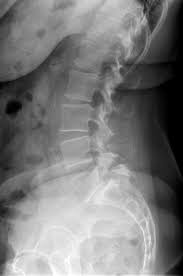
//> input picture Ejer_3/columna_lumbar.jpeg, 183 x 276 px, given in place of the camera
$ ./practica   (built with g++ and OpenCV 4)
//> lines starting //> are read from the running program, lines starting //| are printed output that depends on the picture
#include <cstring>
#include <vector>
#include <cmath>
#include <iostream>

#include <opencv2/core.hpp>

// procesamiento y manipulacion de imagenes
#include <opencv2/imgproc.hpp>

// ventana y GUI
#include <opencv2/highgui.hpp>

// codecs y diferentes formatos de imagenes
#include <opencv2/imgcodecs.hpp>

// lectura de video
#include <opencv2/video.hpp>

// escritura de video
#include <opencv2/videoio.hpp>

#include <chrono>

// espacio de nombres de OpenCV
using namespace cv;
using namespace std;
using namespace std::chrono;

Mat imgOriginal;
Mat imgOriginalClahe;
Mat imgOriginalEqu;
Mat imgGray;
Mat imgGrayClahe;
Mat imgGrayEqu;
Mat imgResta;
Mat imgRestaNegada;
Mat imgRestaClahe;
Mat imgRestaEqu;

Mat imgConcatenadas;
Mat imgConcatenadas2;

Mat imgFiltro;
Mat imgFiltroResta;
string S_fps;
int fps = 0;
int area = 0;

Mat detectarZonas(Mat img, int *area){
    Mat zonas = Mat::zeros(img.size(), CV_8UC1);
    int pixel = 0;
    *(area) = 0;
    for(int i=0;i<img.rows;i++){
        for(int j=0;j<img.cols;j++){
            pixel = img.at<uchar>(i,j);
            if(pixel>0){
                zonas.at<uchar>(i,j) = 255;
                *(area) = *(area)+1;
            }
        }
    }
    return zonas;
}

int main()
{

    auto t_init = duration_cast<seconds>(system_clock::now().time_since_epoch()).count();
    VideoCapture video(0);

    if (video.isOpened())
    {
        Mat imgMovimiento;
        Mat imgMovimientoClahe;
        Mat imgMovimientoEqu;
        Mat imgMovimientoFiltro;
        Ptr<CLAHE> clahe = createCLAHE();

        namedWindow("videos", WINDOW_AUTOSIZE);
        // namedWindow("filtro", WINDOW_AUTOSIZE);

        while (3 == 3)
        {
            if(fps==0){
                t_init = duration_cast<seconds>(system_clock::now().time_since_epoch()).count();
            }
            fps++;

            video >> imgOriginal;
//> imgOriginal is the input picture: 276 rows x 183 cols, CV_8UC3; min 0, max 255, mean 122.7
            flip(imgOriginal, imgOriginal, 1);

            imgOriginalClahe = imgOriginal;

            imgOriginalEqu = imgOriginal;

            cvtColor(imgOriginal, imgGray, COLOR_BGR2GRAY);

            cvtColor(imgOriginalClahe, imgGrayClahe, COLOR_BGR2GRAY);
            clahe -> apply(imgGrayClahe, imgGrayClahe);
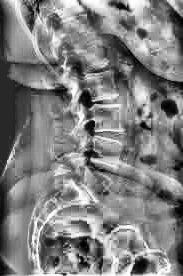
//> imgGrayClahe: 276 rows x 183 cols, CV_8UC1; min 0, max 255, mean 127.6

            cvtColor(imgOriginalEqu, imgGrayEqu, COLOR_BGR2GRAY);
            equalizeHist(imgGrayEqu, imgGrayEqu);

            cv::bilateralFilter(imgOriginal, imgFiltro, 30,100, 10);
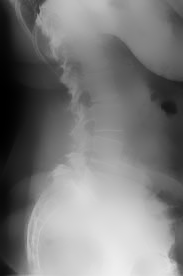
//> imgFiltro: 276 rows x 183 cols, CV_8UC3; min 0, max 239, mean 122.7
            cvtColor(imgFiltro, imgFiltro, COLOR_BGR2GRAY);
//> imgFiltro: 276 rows x 183 cols, CV_8UC1
            // clahe ->apply(imgFiltro, imgFiltro);

            if (imgMovimiento.empty())
            {
                imgMovimiento = imgGray.clone();
                imgMovimientoClahe = imgGrayClahe.clone();
                imgMovimientoEqu = imgGrayEqu.clone();
                imgMovimientoFiltro = imgFiltro.clone();
            }

            absdiff(imgGray, imgMovimiento, imgResta);
//> imgResta: 276 rows x 183 cols, CV_8UC1; every value is 0
            imgRestaNegada = detectarZonas(imgResta, &area);
//> after the loop in detectarZonas, `for(int i=0;i<img.rows;i++)`: pixel = 0
//> area = 0

            absdiff(imgGrayClahe, imgMovimientoClahe, imgRestaClahe);

            absdiff(imgGrayEqu, imgMovimientoEqu, imgRestaEqu);

            absdiff(imgFiltro, imgMovimientoFiltro, imgFiltroResta);
            int areaF = 0;
            imgFiltroResta = detectarZonas(imgFiltroResta, &areaF);
            // cv::bilateralFilter(imgRestaClahe,imgFiltro, 3, 40,40);

            string Sarea = "Area: " + to_string(area);
//> Sarea = "Area: 0"

            imgMovimiento = imgGray.clone();
            imgMovimientoClahe = imgGrayClahe.clone();
            imgMovimientoEqu = imgGrayEqu.clone();
            imgMovimientoFiltro = imgFiltro.clone();

            cvtColor(imgResta, imgResta, COLOR_GRAY2BGR);
//> imgResta: 276 rows x 183 cols, CV_8UC3; every value is 0
            cvtColor(imgRestaClahe, imgRestaClahe, COLOR_GRAY2BGR);
            cvtColor(imgRestaEqu, imgRestaEqu, COLOR_GRAY2BGR);
            cvtColor(imgRestaNegada, imgRestaNegada, COLOR_GRAY2BGR);
            cvtColor(imgGray, imgGray, COLOR_GRAY2BGR);
            cvtColor(imgFiltroResta, imgFiltroResta, COLOR_GRAY2BGR);

            auto t_fin = duration_cast<seconds>(system_clock::now().time_since_epoch()).count();
            putText(imgOriginal,S_fps,Point(40,40),FONT_HERSHEY_PLAIN,2,Scalar(255,0,0),2);
            putText(imgOriginal,Sarea,Point(40,100),FONT_HERSHEY_PLAIN,2,Scalar(255,0,0),2);
            putText(imgOriginal,"Original",Point(40,imgOriginal.rows-40),FONT_HERSHEY_PLAIN,2,Scalar(255,0,0),2);
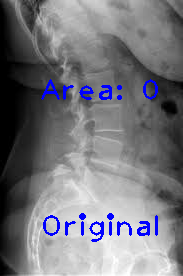
//> imgOriginal: 276 rows x 183 cols, CV_8UC3; mean B, G, R 125.2, 118.5, 118.5
            putText(imgResta,"Resta Movimiento",Point(40,imgResta.rows-40),FONT_HERSHEY_PLAIN,2,Scalar(0,0,255),2);
            putText(imgFiltroResta,"Resta Negada con Filtro",Point(40,imgResta.rows-40),FONT_HERSHEY_PLAIN,2,Scalar(0,0,255),2);
            putText(imgRestaNegada,"Resta Negada",Point(40,imgResta.rows-40),FONT_HERSHEY_PLAIN,2,Scalar(0,0,255),2);
            putText(imgRestaClahe,"Img Clahe",Point(40,imgRestaClahe.rows-40),FONT_HERSHEY_PLAIN,2,Scalar(255,255,0),2);
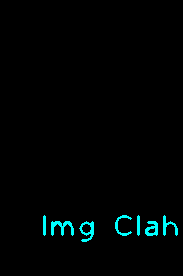
//> imgRestaClahe: 276 rows x 183 cols, CV_8UC3; mean B, G, R 3.9, 3.9, 0
            putText(imgRestaEqu,"Img Equalizada",Point(40,imgRestaEqu.rows-40),FONT_HERSHEY_PLAIN,2,Scalar(255,255,0),2);

            vector<Mat> imgs_concat = { imgOriginal, imgRestaNegada, imgFiltroResta };
            cv::hconcat(imgs_concat, imgConcatenadas);
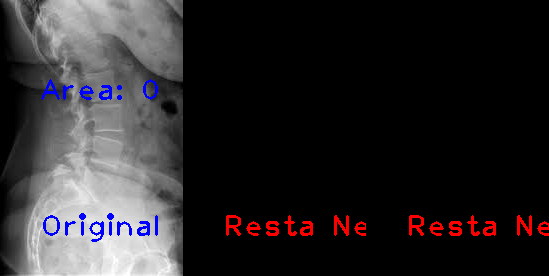
//> imgConcatenadas: 276 rows x 549 cols, CV_8UC3; mean B, G, R 41.7, 39.5, 42.5
            vector<Mat> imgs_concat_b = {imgResta, imgRestaClahe, imgRestaEqu };
            cv::hconcat(imgs_concat_b, imgConcatenadas2);
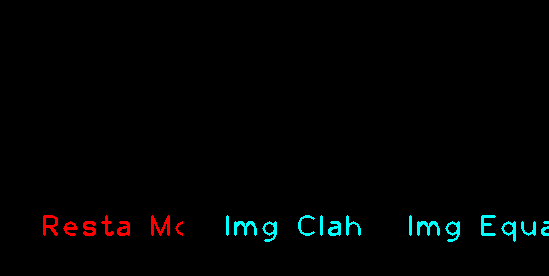
//> imgConcatenadas2: 276 rows x 549 cols, CV_8UC3; mean B, G, R 2.6, 2.6, 1.5
            vector<Mat> vertical = { imgConcatenadas, imgConcatenadas2};
            cv::vconcat(vertical, imgConcatenadas2);
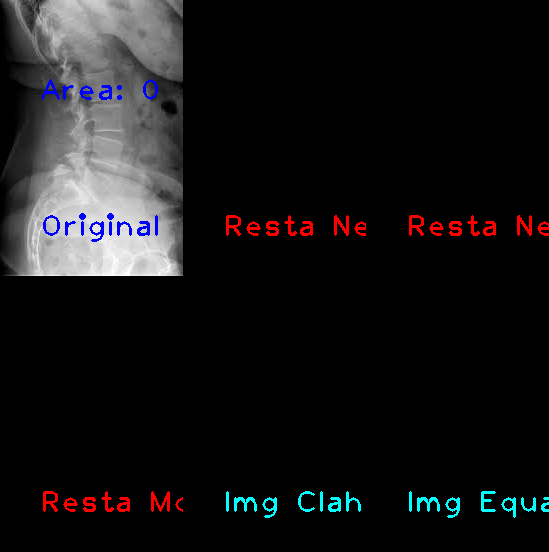
//> imgConcatenadas2: 552 rows x 549 cols, CV_8UC3; mean B, G, R 22.2, 21.1, 22

            if((t_fin - t_init) >= 1){
                S_fps = "Fps: " + to_string(fps);
                fps = 0;
            }

            imshow("videos", imgConcatenadas2);
            // imshow("filtro", imgFiltroResta);

            if (waitKey(23) == 27)
            {
                break;
            }
        }
        destroyAllWindows();
        video.release();
    }

    return 0;
}
